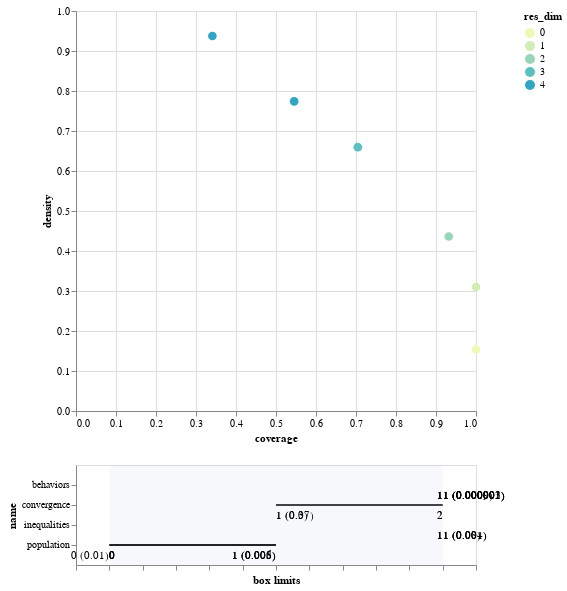

Notebook code for this chart:
### Markdown cell above
# SSP1

### Code cell
from ema_workbench.analysis import prim
from ema_workbench.util import ema_logging
import matplotlib.pyplot as plt

x = df_rozenberg.iloc[:,0:7] 
y = df_rozenberg.iloc[:,7].values >=1

prim_alg = prim.Prim(x, y, threshold=0.8, peel_alpha=0.1)
box1 = prim_alg.find_box()

box1.show_tradeoff()
print(box1.resample(3))
box1.inspect(3)
box1.inspect(3, style='graph')

plt.show()
box1.inspect_tradeoff()

### Figure 1 — Vega-Lite specification as saved in the notebook (floating-point values rounded to 4 significant figures)
{"config": {"view": {"continuousWidth": 400, "continuousHeight": 300}}, "vconcat": [{"data": {"name": "data-4d55757c940b2f4ccc39d4e3bbf18f2d"}, "mark": {"type": "circle", "size": 75}, "encoding": {"color": {"type": "ordinal", "field": "res_dim", "scale": {"range": ["#eff9b6", "#d0edb3", "#97d6b9", "#5dc0c0", "#31a5c2", "#1f80b8", "#2354a3", "#21318d"]}}, "opacity": {"condition": {"value": 1, "selection": "selector001"}, "value": 0.4}, "tooltip": [{"type": "ordinal", "field": "id"}, {"type": "quantitative", "field": "coverage", "format": ".2"}, {"type": "quantitative", "field": "density", "format": ".2"}, {"type": "ordinal", "field": "res_dim"}], "x": {"type": "quantitative", "field": "coverage"}, "y": {"type": "quantitative", "field": "density"}}, "height": 400, "selection": {"selector001": {"type": "single", "fields": ["id"]}}, "width": 400}, {"layer": [{"data": {"name": "data-c0ea0e4de5d15f43b6f4527dcfe77c96"}, "mark": "rule", "encoding": {"x": {"type": "quantitative", "axis": {"grid": false, "labels": false, "title": "box limits"}, "field": "x_lower", "scale": {"domain": [0, 1], "padding": 0.1}}, "x2": {"field": "x_upper"}, "y": {"type": "nominal", "field": "name", "scale": {"padding": 1.0}}}, "transform": [{"calculate": "(datum.x1-datum.minimum)/(datum.maximum-datum.minimum)", "as": "x_lower"}, {"calculate": "(datum.x2-datum.minimum)/(datum.maximum-datum.minimum)", "as": "x_upper"}, {"filter": {"selection": "selector001"}}], "width": 400}, {"data": {"name": "data-c0ea0e4de5d15f43b6f4527dcfe77c96"}, "mark": {"type": "text", "align": "left", "baseline": "top", "dy": 5}, "encoding": {"text": {"type": "ordinal", "field": "text"}, "x": {"type": "quantitative", "axis": {"grid": false, "labels": false, "title": "box limits"}, "field": "x_lower", "scale": {"domain": [0, 1], "padding": 0.1}}, "x2": {"field": "x_upper"}, "y": {"type": "nominal", "field": "name", "scale": {"padding": 1.0}}}, "transform": [{"calculate": "(datum.x1-datum.minimum)/(datum.maximum-datum.minimum)", "as": "x_lower"}, {"calculate": "(datum.x2-datum.minimum)/(datum.maximum-datum.minimum)", "as": "x_upper"}, {"filter": {"selection": "selector001"}}, {"calculate": "datum.qp_lower>0?format(datum.x1, \".2\")+\" (\"+format(datum.qp_lower, \".1~g\")+\")\" :format(datum.x1, \".2\")", "as": "text"}], "width": 400}, {"data": {"name": "data-c0ea0e4de5d15f43b6f4527dcfe77c96"}, "mark": {"type": "text", "align": "right", "baseline": "top", "dy": 5}, "encoding": {"text": {"type": "ordinal", "field": "text"}, "x": {"type": "quantitative", "field": "x_upper"}, "x2": {"field": "x_upper"}, "y": {"type": "nominal", "field": "name", "scale": {"padding": 1.0}}}, "transform": [{"calculate": "(datum.x1-datum.minimum)/(datum.maximum-datum.minimum)", "as": "x_lower"}, {"calculate": "(datum.x2-datum.minimum)/(datum.maximum-datum.minimum)", "as": "x_upper"}, {"filter": {"selection": "selector001"}}, {"calculate": "datum.qp_upper>0?format(datum.x2, \".2\")+\" (\"+format(datum.qp_upper, \".1\")+\")\" :format(datum.x2, \".2\")", "as": "text"}], "width": 400}, {"data": {"name": "data-bb8d07f6df3d47a6a475317795287b23"}, "mark": {"type": "rect", "opacity": 0.05}, "encoding": {"x": {"type": "quantitative", "field": "start"}, "x2": {"field": "end"}}}, {"data": {"name": "data-d751713988987e9331980363e24189ce"}, "mark": "point", "encoding": {"x": {"type": "quantitative", "field": "x"}, "y": {"type": "nominal", "field": "name"}}, "transform": [{"filter": {"selection": "selector001"}}], "width": 400}, {"data": {"name": "data-d751713988987e9331980363e24189ce"}, "mark": {"type": "text", "align": "center", "baseline": "top", "dy": 5}, "encoding": {"text": {"type": "nominal", "field": "item"}, "x": {"type": "quantitative", "field": "x"}, "y": {"type": "nominal", "field": "name"}}, "transform": [{"filter": {"selection": "selector001"}}], "width": 400}]}], "$schema": "https://vega.github.io/schema/vega-lite/v4.8.1.json", "datasets": {"data-4d55757c940b2f4ccc39d4e3bbf18f2d": [{"coverage": 1.0, "density": 0.1538, "id": 0, "mass": 1.0, "mean": 0.1538, "res_dim": 0}, {"coverage": 1.0, "density": 0.3099, "id": 1, "mass": 0.4965, "mean": 0.3099, "res_dim": 1}, {"coverage": 0.9318, "density": 0.4362, "id": 2, "mass": 0.3287, "mean": 0.4362, "res_dim": 2}, {"coverage": 0.7045, "density": 0.6596, "id": 3, "mass": 0.1643, "mean": 0.6596, "res_dim": 3}, {"coverage": 0.5455, "density": 0.7742, "id": 4, "mass": 0.1084, "mean": 0.7742, "res_dim": 4}, {"coverage": 0.3409, "density": 0.9375, "id": 5, "mass": 0.05594, "mean": 0.9375, "res_dim": 4}], "data-c0ea0e4de5d15f43b6f4527dcfe77c96": [{"x1": 1.0, "x2": 1.0, "name": "behaviors", "id": 1, "minimum": 0.0, "maximum": 1.0, "qp_lower": 2.328e-06, "qp_upper": -1.0}, {"x1": 0.0, "x2": 1.0, "name": "population", "id": 2, "minimum": 0.0, "maximum": 2.0, "qp_lower": -1.0, "qp_upper": 0.005305}, {"x1": 1.0, "x2": 1.0, "name": "behaviors", "id": 2, "minimum": 0.0, "maximum": 1.0, "qp_lower": 1.034e-06, "qp_upper": -1.0}, {"x1": 1.0, "x2": 1.0, "name": "inequalities", "id": 3, "minimum": 0.0, "maximum": 1.0, "qp_lower": 0.0009772, "qp_upper": -1.0}, {"x1": 0.0, "x2": 1.0, "name": "population", "id": 3, "minimum": 0.0, "maximum": 2.0, "qp_lower": -1.0, "qp_upper": 0.005972}, {"x1": 1.0, "x2": 1.0, "name": "behaviors", "id": 3, "minimum": 0.0, "maximum": 1.0, "qp_lower": 1.47e-06, "qp_upper": -1.0}, {"x1": 1.0, "x2": 1.0, "name": "inequalities", "id": 4, "minimum": 0.0, "maximum": 1.0, "qp_lower": 0.003786, "qp_upper": -1.0}, {"x1": 1.0, "x2": 2.0, "name": "convergence", "id": 4, "minimum": 0.0, "maximum": 2.0, "qp_lower": 0.07219, "qp_upper": -1.0}, {"x1": 0.0, "x2": 1.0, "name": "population", "id": 4, "minimum": 0.0, "maximum": 2.0, "qp_lower": -1.0, "qp_upper": 0.008399}, {"x1": 1.0, "x2": 1.0, "name": "behaviors", "id": 4, "minimum": 0.0, "maximum": 1.0, "qp_lower": 3.403e-06, "qp_upper": -1.0}, {"x1": 1.0, "x2": 1.0, "name": "inequalities", "id": 5, "minimum": 0.0, "maximum": 1.0, "qp_lower": 0.08237, "qp_upper": -1.0}, {"x1": 1.0, "x2": 2.0, "name": "convergence", "id": 5, "minimum": 0.0, "maximum": 2.0, "qp_lower": 0.3219, "qp_upper": -1.0}, {"x1": 0.0, "x2": 0.0, "name": "population", "id": 5, "minimum": 0.0, "maximum": 2.0, "qp_lower": -1.0, "qp_upper": 0.01107}, {"x1": 1.0, "x2": 1.0, "name": "behaviors", "id": 5, "minimum": 0.0, "maximum": 1.0, "qp_lower": 0.0009414, "qp_upper": -1.0}], "data-bb8d07f6df3d47a6a475317795287b23": [{"end": 1, "start": 0}], "data-d751713988987e9331980363e24189ce": []}}
